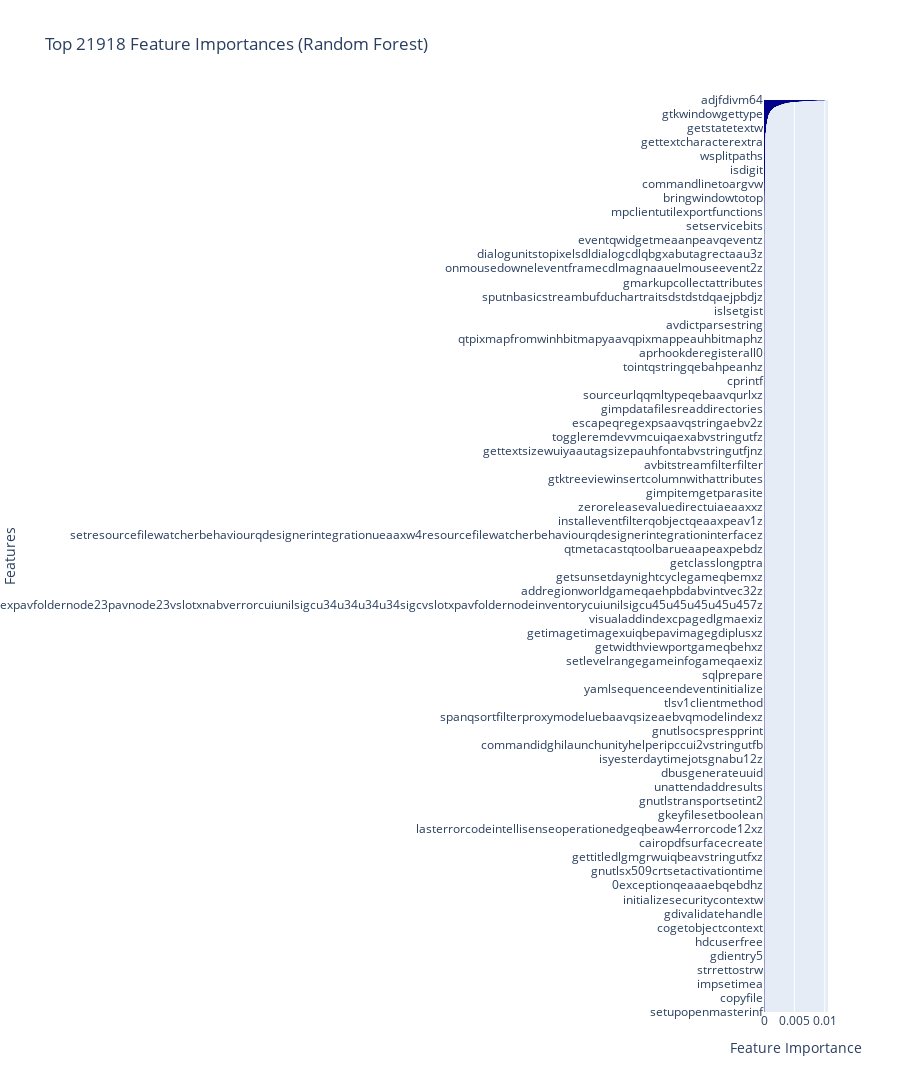
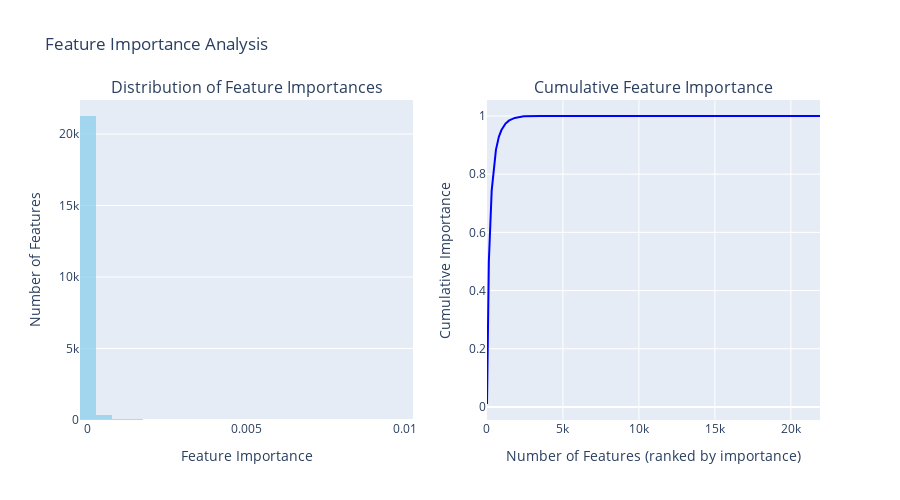

The notebook cell these images were saved under, in order:
### Code cell
# Random Forest for Feature Selection
print("Training Random Forest for feature importance...")

# Train Random Forest with optimal parameters for feature selection
rf_feature_selector = RandomForestClassifier(
    n_estimators=100,
    random_state=42,
    n_jobs=-1,
    max_depth=10,
    class_weight= 'balanced'
)

rf_feature_selector.fit(X_train, y_train)

# Get feature importances
feature_names = X.columns.tolist()
feature_importances = rf_feature_selector.feature_importances_

# Create a DataFrame for better visualization
feature_importance_df = pd.DataFrame({
    'feature': feature_names,
    'importance': feature_importances
}).sort_values('importance', ascending=False)

# Visualize Feature Importance (All features ranked in descending order) with Plotly
top_n = len(feature_importance_df)  # Show all features
top_features = feature_importance_df.head(top_n)

# Create horizontal bar chart with Plotly (fixed - single trace with text)
fig = go.Figure()
fig.add_trace(go.Bar(
    x=top_features['importance'],
    y=top_features['feature'],
    orientation='h',
    text=[f'{val:.4f}' for val in top_features['importance']],
    textposition='auto',
    marker=dict(color='skyblue', line=dict(color='darkblue', width=0.5))
))

fig.update_layout(
    title=f'Top {top_n} Feature Importances (Random Forest)',
    xaxis_title='Feature Importance',
    yaxis_title='Features',
    height=max(800, top_n * 20),  # Adjust height based on number of features
    yaxis=dict(autorange="reversed"),  # Show most important features at top
    showlegend=False
)

fig.show()

# Create subplots for distribution and cumulative importance
fig_analysis = make_subplots(
    rows=1, cols=2,
    subplot_titles=('Distribution of Feature Importances', 'Cumulative Feature Importance'),
    horizontal_spacing=0.1
)

# Distribution histogram
fig_analysis.add_trace(
    go.Histogram(
        x=feature_importance_df['importance'],
        nbinsx=50,
        marker=dict(color='skyblue', opacity=0.7),
        name='Distribution'
    ),
    row=1, col=1
)

# Cumulative importance line plot
cumsum_importance = np.cumsum(feature_importance_df['importance'].values)
fig_analysis.add_trace(
    go.Scatter(
        x=list(range(1, len(cumsum_importance) + 1)),
        y=cumsum_importance,
        mode='lines',
        line=dict(color='blue', width=2),
        name='Cumulative'
    ),
    row=1, col=2
)

# Update layout for subplots
fig_analysis.update_xaxes(title_text="Feature Importance", row=1, col=1)
fig_analysis.update_yaxes(title_text="Number of Features", row=1, col=1)
fig_analysis.update_xaxes(title_text="Number of Features (ranked by importance)", row=1, col=2)
fig_analysis.update_yaxes(title_text="Cumulative Importance", row=1, col=2)

fig_analysis.update_layout(
    height=500,
    showlegend=False,
    title_text="Feature Importance Analysis"
)

fig_analysis.show()

# Print statistics about feature importance
print(f"Total number of features: {len(feature_importance_df)}")
print(f"Top 10 features contribute: {feature_importance_df.head(10)['importance'].sum():.3f} ({feature_importance_df.head(10)['importance'].sum()*100:.1f}%)")
print(f"Top 50 features contribute: {feature_importance_df.head(50)['importance'].sum():.3f} ({feature_importance_df.head(50)['importance'].sum()*100:.1f}%)")
print(f"Top 100 features contribute: {feature_importance_df.head(100)['importance'].sum():.3f} ({feature_importance_df.head(100)['importance'].sum()*100:.1f}%)")

### Figure 1 — Plotly figure (JSON) as saved in the notebook; plotly's stock layout.template omitted (floating-point values rounded to 4 significant figures; data arrays with more than 128 entries replaced by an {"elided": "..."} marker saying what was removed)
{"data": [{"marker": {"color": "skyblue", "line": {"color": "darkblue", "width": 0.5}}, "orientation": "h", "text": {"elided": "21918 str values"}, "textposition": "auto", "type": "bar", "x": {"elided": "21918 float values"}, "y": {"elided": "21918 str values"}}], "layout": {"height": 438360, "showlegend": false, "title": {"text": "Top 21918 Feature Importances (Random Forest)"}, "xaxis": {"title": {"text": "Feature Importance"}}, "yaxis": {"autorange": "reversed", "title": {"text": "Features"}}}}

### Figure 2 — Plotly figure (JSON) as saved in the notebook; plotly's stock layout.template omitted (floating-point values rounded to 4 significant figures; data arrays with more than 128 entries replaced by an {"elided": "..."} marker saying what was removed)
{"data": [{"marker": {"color": "skyblue", "opacity": 0.7}, "name": "Distribution", "nbinsx": 50, "type": "histogram", "x": {"elided": "21918 float values"}, "xaxis": "x", "yaxis": "y"}, {"line": {"color": "blue", "width": 2}, "mode": "lines", "name": "Cumulative", "type": "scatter", "x": {"elided": "21918 int values"}, "xaxis": "x2", "y": {"elided": "21918 float values"}, "yaxis": "y2"}], "layout": {"annotations": [{"font": {"size": 16}, "showarrow": false, "text": "Distribution of Feature Importances", "x": 0.225, "xanchor": "center", "xref": "paper", "y": 1, "yanchor": "bottom", "yref": "paper"}, {"font": {"size": 16}, "showarrow": false, "text": "Cumulative Feature Importance", "x": 0.775, "xanchor": "center", "xref": "paper", "y": 1, "yanchor": "bottom", "yref": "paper"}], "height": 500, "showlegend": false, "title": {"text": "Feature Importance Analysis"}, "xaxis": {"anchor": "y", "domain": [0, 0.45], "title": {"text": "Feature Importance"}}, "xaxis2": {"anchor": "y2", "domain": [0.55, 1], "title": {"text": "Number of Features (ranked by importance)"}}, "yaxis": {"anchor": "x", "domain": [0, 1], "title": {"text": "Number of Features"}}, "yaxis2": {"anchor": "x2", "domain": [0, 1], "title": {"text": "Cumulative Importance"}}}}
